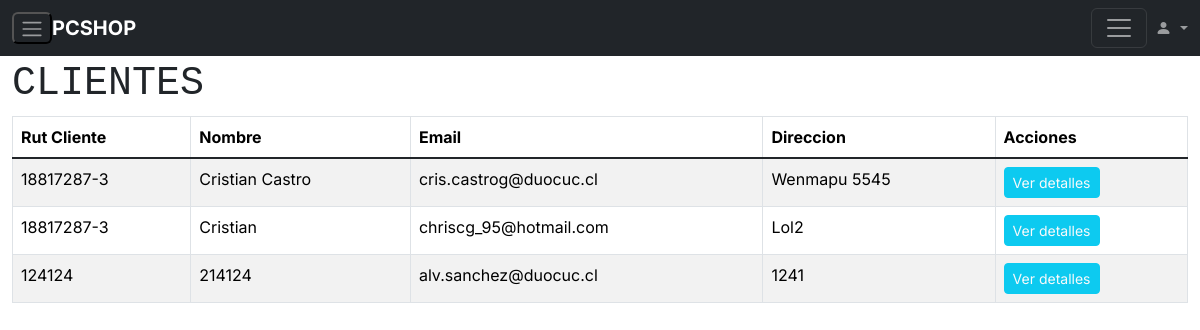
The page /dashboard/cliente (signed in) on the database its author committed.
### aplicacion/models.py (models this page shows)
class Cliente(models.Model):
    email=models.EmailField(primary_key=True, verbose_name='E-mail', null=False)
    rut=models.CharField(max_length=10, null = True)
    nombre=models.CharField(max_length=50, null=True)
    direccion=models.CharField(max_length=500, null=True)

### aplicacion/views.py (the view)
# urls.py: path('dashboard/cliente', listaClientes, name='cliente'),
@staff_member_required
def listaClientes(request):
    clientes=Cliente.objects.all()
    datos={
        "clientes":clientes
    }
    return render(request,'aplicacion/dashboard/listaclientes.html', datos)

### aplicacion/templates/aplicacion/dashboard/listaclientes.html (shortened to what this page needs)
{% load static%}
<!DOCTYPE html>
<html lang="en">
<head>
    <link href="https://cdn.jsdelivr.net/npm/bootstrap@5.3.3/dist/css/bootstrap.min.css" rel="stylesheet">
    <link rel="stylesheet" href="https://cdn.jsdelivr.net/npm/bootstrap-icons@1.11.3/font/bootstrap-icons.min.css">
    <link rel="stylesheet" href="{% static "aplicacion/css/style.css" %}">
</head>
<body>
  {% include "aplicacion/dashboard/navbar.html"%}
<div class="container-fluid" style="margin-top: 5vw;">
  <H1 class="font-monospace  text-uppercase">Clientes</H1>
    <table class="table table-bordered table-striped">
        <thead>
            <tr>
              <th scope="col">Rut Cliente</th>
              <th scope="col">Nombre</th>
              <th scope="col">Email</th>
              <th scope="col">Direccion</th>
              <th scope="col">Acciones</th>
            </tr>
        </thead>
        <tbody class="table-group-divider">
          {% for p in clientes %}
          <td>{{p.rut}}</td>
          <td>{{p.nombre}}</td>
          <td>{{p.email}}</td>
          <td>{{p.direccion}}</td>
          <td><a href="{% url "usuario" p.email %}" role="button" class="btn btn-info btn-sm text-light">Ver detalles</a></td>
          {% endfor %}
        </tbody>
      </table>
    </div>
</html>

### aplicacion/static/aplicacion/css/style.css (style rules this page uses)
body, button { font-family: "Inter", sans-serif; }
:root { --offcanvas-width: 270px; --topNavbarHeight: 56px; }
@media (min-width: 992px) { body { overflow: auto !important; } }
a { color: unset; text-decoration: none; }

### rows shown on the page
Cliente: rut "18817287-3", nombre "Cristian Castro", email "cris.castrog@duocuc.cl", direccion "Wenmapu 5545"
Cliente: rut "18817287-3", nombre "Cristian", email "chriscg_95@hotmail.com", direccion "Lol2"
Cliente: rut "124124", nombre "214124", email "alv.sanchez@duocuc.cl", direccion "1241"
